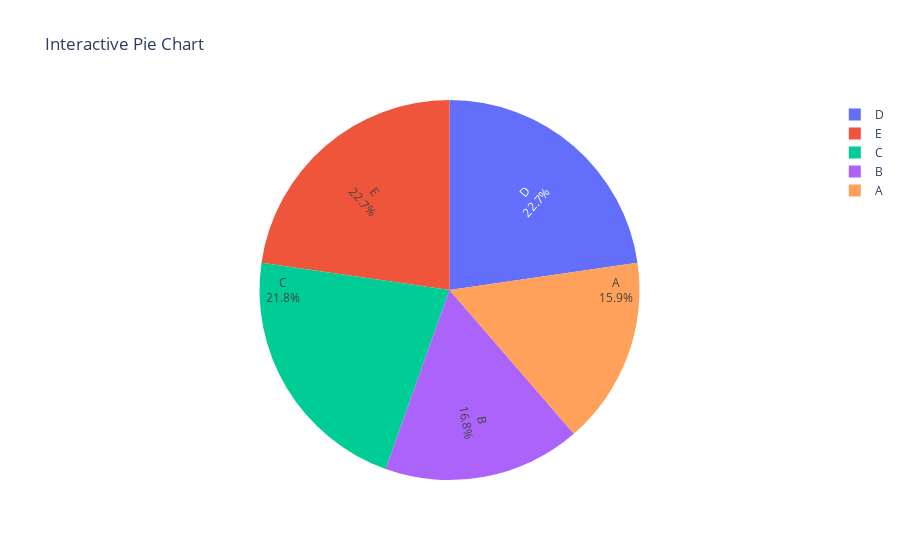

This figure's notebook cell:
### Code cell
# Set the title
fig.update_layout(title_text='Interactive Pie Chart')

### Figure 1 — Plotly figure (JSON) as saved in the notebook; plotly's stock layout.template omitted (floating-point values rounded to 4 significant figures)
{"data": [{"insidetextorientation": "radial", "labels": ["A", "B", "C", "D", "E"], "textinfo": "label+percent", "type": "pie", "values": [54, 57, 74, 77, 77]}], "layout": {"title": {"text": "Interactive Pie Chart"}}}
